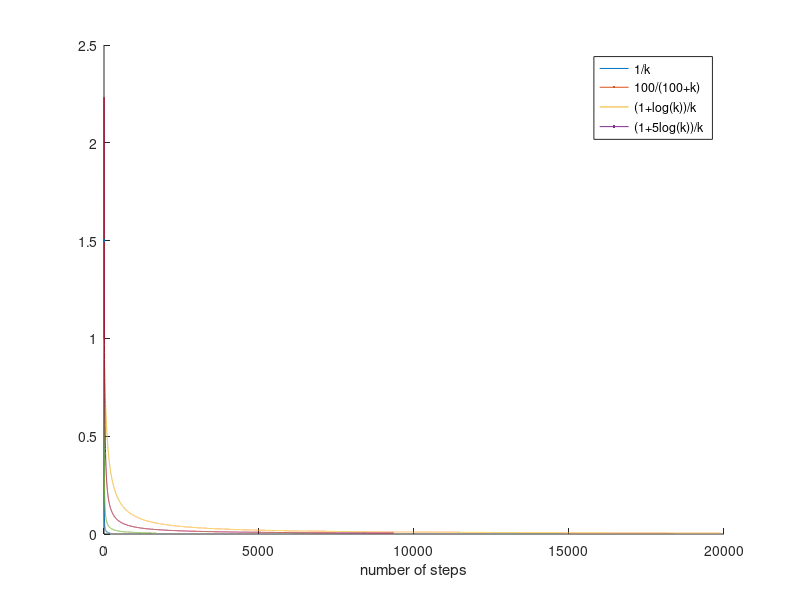

This chart was generated by the following MATLAB code:
clear all;
clc;
% This file is to visualize the learning rate curve
k = 1;
while (1+5*log(k))/k >= 0.005
    learning_rate4(k) = (1+5*log(k))/k;
    k = k + 1;
end
k = 1;
while (1+log(k))/k >= 0.005
    learning_rate3(k) = (1+log(k))/k;
    k = k + 1;
end
k = 1;
while 100/(100+k) >= 0.005
    learning_rate2(k) = 100/(100+k);
    k = k + 1;
end
k = 1;
while 1/k >= 0.005
    learning_rate1(k) = 1/k;
    k = k + 1;
end
figure(1)
hold on;
plot(1:length(learning_rate1), learning_rate1, LineWidth = 1.5);
plot(1:length(learning_rate2), learning_rate2, LineWidth = 1.5);
plot(1:length(learning_rate3), learning_rate3, LineWidth = 1.5);
plot(1:length(learning_rate4), learning_rate4, LineWidth = 1.5);
legend('1/k','100/(100+k)','(1+log(k))/k','(1+5log(k))/k')
xlabel('number of steps')

save learning_rate.mat
